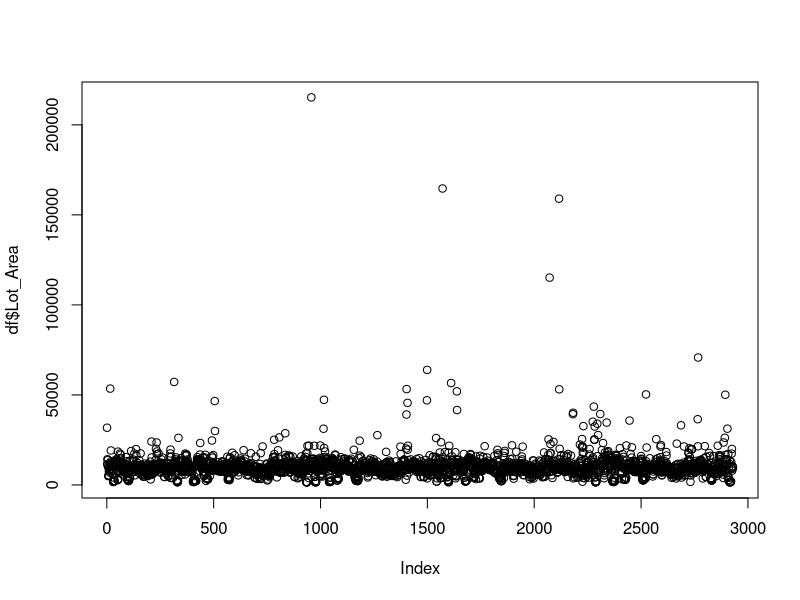
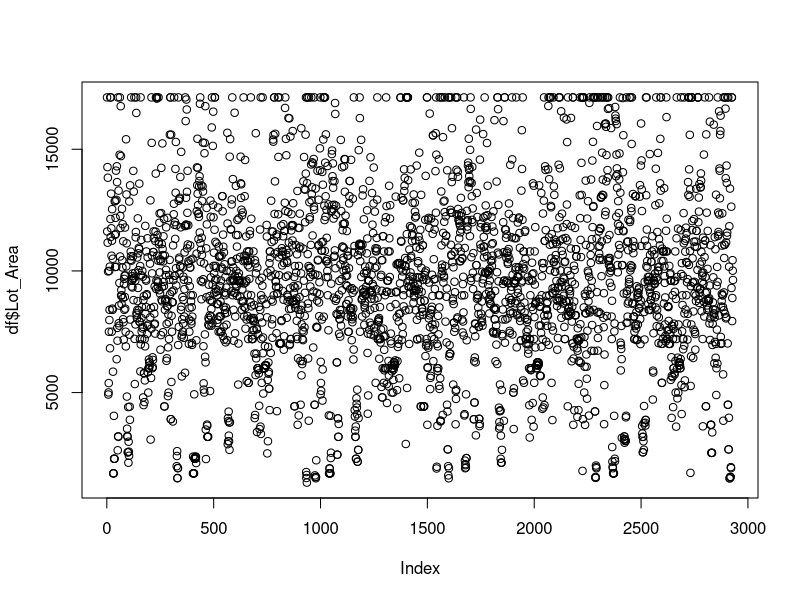
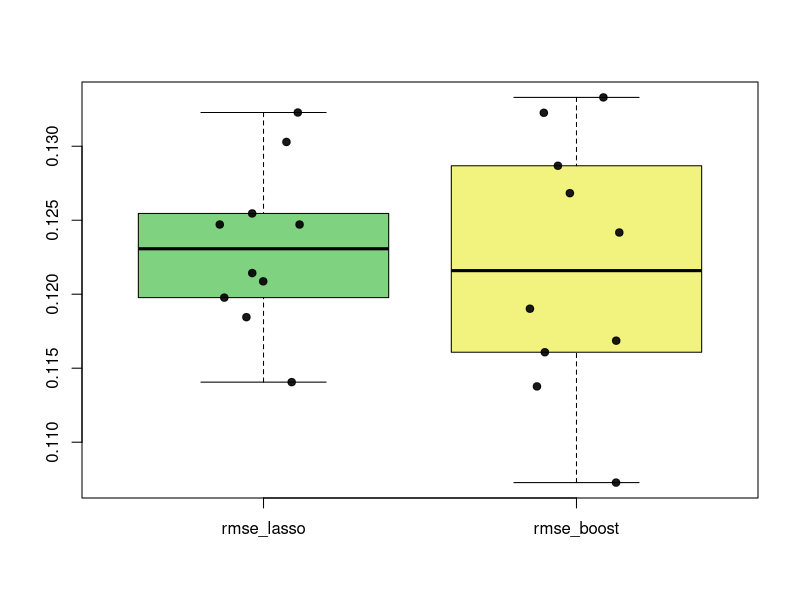

Generate these figures, in order, with R:
## ---- chunk 1
knitr::opts_chunk$set(echo=FALSE)
## ---- chunk 2
df <- read.csv("Ames_data.csv")

df <- df[, colSums(is.na(df)) == 0]
df <- df[, -1]
df$Sale_Price = log(df$Sale_Price)

counts = as.data.frame(table(df[, 'Heating']))
counts$percentage = counts$Freq / 2930 * 100
paste("###", "Heating", "###")
counts
## ---- chunk 3
plot(df$Lot_Area)
## ---- chunk 4
var <- "Lot_Area"
tmp <- df[, var]
myquan <- quantile(tmp, probs = 0.95, na.rm = TRUE)
tmp[tmp > myquan] <- myquan
df[, var] <- tmp
plot(df$Lot_Area)
## ---- chunk 5
var = "Foundation"
mylevels <- sort(unique(df[, var]))
m <- length(mylevels)
m <- ifelse(m>2, m, 1)

col.names <- NULL
for(j in 1:m){
  col.names <- c(col.names, paste(var, '_', mylevels[j], sep=''))
}
var
mylevels
col.names
## ---- chunk 6
library(knitr)
library(kableExtra)

gen_kable <- function(table_data, add_row_names = FALSE, caption = "", col_names = c(), row_names = c()) {
  #f_data <- format_numerics(table_data) 
  if(length(col_names) != 0){
    colnames(table_data) <- col_names
  }
  if(length(row_names) != 0){
    rownames(table_data) <- row_names
  }  
  table_data %>%
  kable(., format = "html", row.names = add_row_names,
        caption = caption, escape = FALSE) %>%
    kable_styling(bootstrap_options = c("striped", "hover"),
                  full_width = F,
                  font_size = 14,
                  position = "center")
}

rmse_lasso = c(0.12471,0.12087,0.11977,0.12143,0.11406,0.13228,0.12546,0.11845,0.13029,0.12471)
rmse_boost = c(0.11686,0.11902,0.11608,0.11377,0.10727,0.12868,0.13330,0.12417,0.13226,0.12683)

results <- data.frame(
  #row.names = c("sigma=1", "sigma=5", "sigma=10"),
  "Split Num" = 1:10,
  "RMSE Lasso" = rmse_lasso,
  "RMSE Boosting" = rmse_boost,
  "Benchmark" = c(rep(0.125, 5), rep(0.135, 5)),
  "Lasso train time secs." = c(3.11,2.53,2.66,2.71,2.53,2.87,2.27,2.43,3.41,2.60),
  "Boosting train time secs." = c(44.31,46.71,43.69,40.88,37.86,46.29,45.39,44.45,43.33,37.64)
)

gen_kable(results, caption = "RMSE and training times per data split", col_names = c("Split #", "RMSE Lasso", "RMSE Boosting", "Benchmark", "Lasso training time (s)", "Boosting training time (s)"))
## ---- chunk 7
rmse = cbind(rmse_lasso, rmse_boost)
bo = boxplot(rmse,  col = terrain.colors(5, alpha = 0.5))

for(i in 1:dim(rmse)[2]) {
  mses = rmse[, i]
  myjitter = jitter(rep(i, length(mses)), amount = 0.15)
  points(myjitter, mses, pch=19, col=rgb(0,0,0,.9))
}
